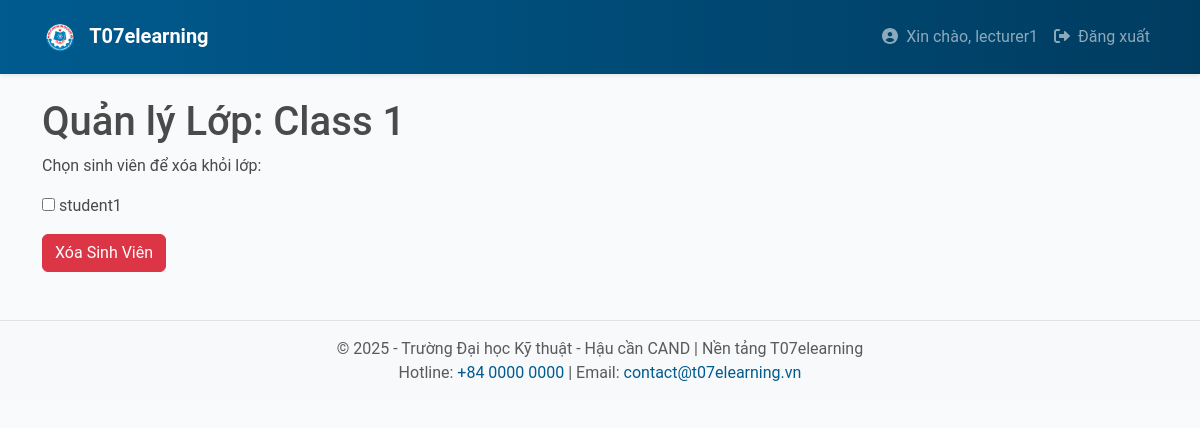
/lecturer/class/manage/1 (signed in), run on an earlier commit of the app's database.
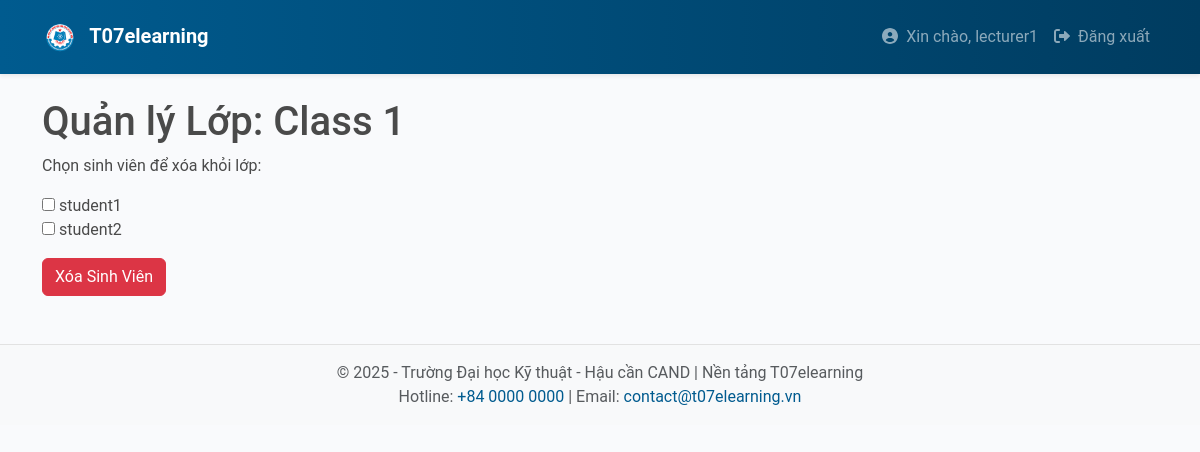
And on a later commit of the database.
### app/models.py (models this page shows, shortened)
class User(UserMixin, db.Model):
    __tablename__ = 'users'
    id = db.Column(db.Integer, primary_key=True)
    username = db.Column(db.String(64), unique=True, nullable=False)
    email = db.Column(db.String(120), unique=True, nullable=False)
    password_hash = db.Column(db.String(128), nullable=False)
    registered_on = db.Column(db.DateTime, default=datetime.utcnow)
    last_seen = db.Column(db.DateTime, default=datetime.utcnow, onupdate=datetime.utcnow)
    roles = db.relationship('Role', secondary='user_roles', back_populates='users')
    courses = db.relationship('Course', backref='lecturer', lazy='dynamic')
    enrollments = db.relationship('Enrollment', backref='student', lazy='dynamic')
    submissions = db.relationship('Submission', backref='student', lazy='dynamic')
    notifications = db.relationship('Notification', backref='user', lazy='dynamic')
    def is_lecturer(self):
        return any(role.name == 'lecturer' for role in self.roles)

### app/lecturer/routes.py (the view, shortened to what this page needs)
@bp.route('/class/manage/<int:class_id>', methods=['GET', 'POST'])
@login_required
def manage_class(class_id):
    if not current_user.is_lecturer():
        flash('Bạn không có quyền truy cập trang này.')
        return redirect(url_for('main.index'))
    class_ = Class.query.get_or_404(class_id)
    students = [enrollment.student for enrollment in class_.enrollments]
    return render_template('lecturer/manage_class.html', class_=class_, students=students)

### app/templates/lecturer/manage_class.html
{% extends "base.html" %}
{% block content %}
<h1>Quản lý Lớp: {{ class_.name }}</h1>
<form method="POST">
    <p>Chọn sinh viên để xóa khỏi lớp:</p>
    {% for student in students %}
        <div>
            <input type="checkbox" name="students" value="{{ student.id }}" id="student-{{ student.id }}">
            <label for="student-{{ student.id }}">{{ student.username }}</label>
        </div>
    {% endfor %}
    <div class="form-group mt-3">
        <button type="submit" class="btn btn-danger">Xóa Sinh Viên</button>
    </div>
</form>
{% endblock %}

What changed in the data, as far as the page shows it:
now on this page (row edited): User: username "student2"
